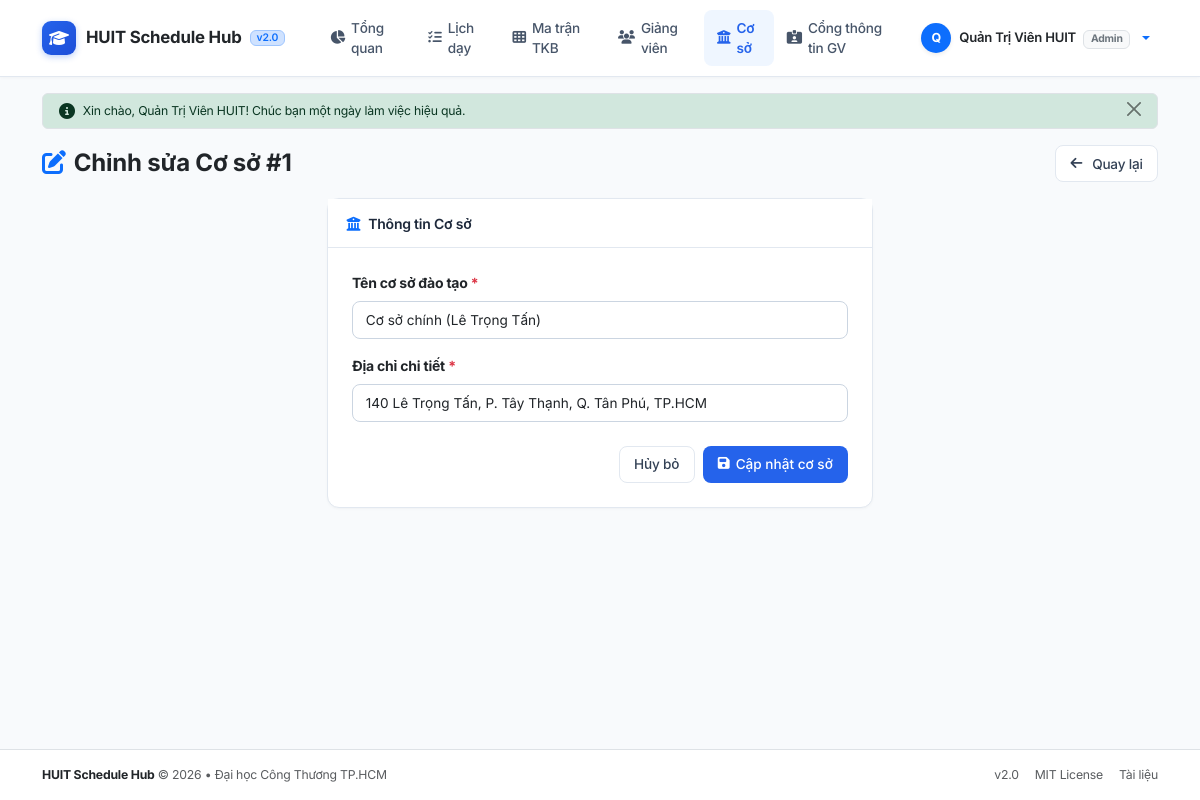
Screenshot of /index.php?controller=branch&action=edit&id=1 (signed in) with the database file from the repository.
### tables this page shows
CREATE TABLE IF NOT EXISTS `branches` (
    `id` INT AUTO_INCREMENT PRIMARY KEY,
    `branch_name` VARCHAR(150) NOT NULL COMMENT 'Tên cơ sở',
    `address` VARCHAR(255) NOT NULL COMMENT 'Địa chỉ cơ sở',
    `created_at` TIMESTAMP DEFAULT CURRENT_TIMESTAMP
);

### src/Controllers/BranchController.php (called while the page is built, shortened)
<?php
class BranchController
{
    private Branch $branchModel;
    public function __construct()
    {
        $this->branchModel = new Branch();
    }
    public function edit(): void
    {
        $id = (int) ($_GET['id'] ?? 0);
        $branch = $this->branchModel->find($id);
        require_once __DIR__ . '/../../views/branches/edit.php';
    }
}

### src/Config/Database.php (called while the page is built, shortened)
<?php
class Database
{
    private static ?PDO $instance = null;
    public static function getConnection(): PDO
    {
        if (self::$instance === null) {
            $host = $_ENV['DB_HOST'] ?? '127.0.0.1';
            $port = $_ENV['DB_PORT'] ?? '3306';
            $dbname = $_ENV['DB_NAME'] ?? 'huit_db';
            $user = $_ENV['DB_USER'] ?? 'root';
            $pass = $_ENV['DB_PASS'] ?? '';
            $dsn = "mysql:host={$host};port={$port};dbname={$dbname};charset=utf8mb4";
            try {
                self::$instance = new PDO($dsn, $user, $pass, [
                    PDO::ATTR_ERRMODE => PDO::ERRMODE_EXCEPTION,
                    PDO::ATTR_DEFAULT_FETCH_MODE => PDO::FETCH_ASSOC,
                    PDO::ATTR_EMULATE_PREPARES => false,
                ]);
            } catch (PDOException $e) {
                die("Lỗi kết nối cơ sở dữ liệu: " . $e->getMessage());
            }
        }
        return self::$instance;
    }
}

### src/Models/Branch.php (called while the page is built, shortened)
<?php
class Branch
{
    private PDO $db;
    public function __construct()
    {
        $this->db = Database::getConnection();
    }
    public function find(int $id): ?array
    {
        $stmt = $this->db->prepare("SELECT * FROM branches WHERE id = ?");
        $stmt->execute([$id]);
        $row = $stmt->fetch();
        return $row ?: null;
    }
}

### views/branches/edit.php (the view, shortened to what this page needs)
<?php
require_once __DIR__ . '/../layouts/header.php';
?>
<div class="d-flex justify-content-between align-items-center mb-3">
    <h4 class="fw-bold text-dark mb-0">
        <i class="fa-solid fa-pen-to-square text-primary me-2"></i>Chỉnh sửa Cơ sở #<?= $branch['id'] ?>
    </h4>
    <a href="index.php?controller=branch&action=index" class="btn-modern-outline">
        <i class="fa-solid fa-arrow-left me-1"></i> Quay lại
    </a>
</div>
<div class="row justify-content-center">
    <div class="col-lg-6">
        <div class="card card-custom">
            <div class="card-header-custom">
                <i class="fa-solid fa-building-columns me-2 text-primary"></i>Thông tin Cơ sở
            </div>
            <div class="card-body p-4">
                <form method="POST" action="index.php?controller=branch&action=edit&id=<?= $branch['id'] ?>">
                    <div class="mb-3">
                        <label for="branch_name" class="form-label fw-bold">Tên cơ sở đào tạo <span class="text-danger">*</span></label>
                        <input type="text" class="form-control" id="branch_name" name="branch_name"
                               value="<?= htmlspecialchars($_POST['branch_name'] ?? $branch['branch_name']) ?>" required>
                    </div>
                    <div class="mb-4">
                        <label for="address" class="form-label fw-bold">Địa chỉ chi tiết <span class="text-danger">*</span></label>
                        <input type="text" class="form-control" id="address" name="address"
                               value="<?= htmlspecialchars($_POST['address'] ?? $branch['address']) ?>" required>
                    </div>
                    <div class="d-flex justify-content-end gap-2">
                        <a href="index.php?controller=branch&action=index" class="btn-modern-outline">Hủy bỏ</a>
                        <button type="submit" class="btn-modern-primary">
                            <i class="fa-solid fa-floppy-disk"></i> Cập nhật cơ sở
                        </button>
                    </div>
                </form>
            </div>
        </div>
    </div>
</div>
<?php require_once __DIR__ . '/../layouts/footer.php'; ?>

### views/layouts/header.php (style rules this page uses)
:root { --font-sans: 'Inter', -apple-system, BlinkMacSystemFont, "Segoe UI", Roboto, sans-serif; --primary: #2563eb; --primary-hover: #1d4ed8; --primary-light: #eff6ff; --accent: #f97316; --accent-hover: #ea580c; --bg-page: #f8fafc; --border-color: #e2e8f0; --border-subtle: #f1f5f9; --text-dark: #0f172a; --text-muted: #64748b; }
body { font-family: var(--font-sans); background-color: var(--bg-page); color: var(--text-dark); min-height: 100vh; display: flex; flex-direction: column; letter-spacing: -0.015em; font-size: 0.875rem; -webkit-font-smoothing: antialiased; -moz-osx-font-smoothing: grayscale; }
.card-custom { border: 1px solid var(--border-color); border-radius: 12px; box-shadow: 0 1px 3px 0 rgba(15, 23, 42, 0.03), 0 1px 2px -1px rgba(15, 23, 42, 0.02); background-color: #ffffff; transition: all 0.2s cubic-bezier(0.16, 1, 0.3, 1); }
.card-header-custom { background-color: #ffffff; border-bottom: 1px solid var(--border-color); padding: 0.85rem 1.15rem; font-weight: 600; font-size: 0.875rem; color: #1e293b; }
.form-control, .form-select { border-radius: 8px; border: 1px solid #cbd5e1; font-size: 0.85rem; padding: 0.48rem 0.8rem; transition: border-color 0.15s ease, box-shadow 0.15s ease; }
.btn-modern-primary { background-color: var(--primary); color: #ffffff; border: none; font-weight: 500; border-radius: 8px; padding: 0.45rem 0.95rem; font-size: 0.85rem; transition: all 0.15s ease; display: inline-flex; align-items: center; gap: 6px; text-decoration: none; }
.btn-modern-outline { background-color: #ffffff; color: #334155; border: 1px solid var(--border-color); font-weight: 500; border-radius: 8px; padding: 0.45rem 0.9rem; font-size: 0.85rem; transition: all 0.15s ease; display: inline-flex; align-items: center; gap: 6px; text-decoration: none; }

### rows the page displays
branches: id "1", branch_name "Cơ sở chính (Lê Trọng Tấn)", address "140 Lê Trọng Tấn, P. Tây Thạnh, Q. Tân Phú, TP.HCM"

### other values shown
mb_substr($currentUser['full_name'] ?? 'U', 0, 1, 'UTF-8') "Q"
$currentUser['full_name'] "Quản Trị Viên HUIT"
$flash['message'] "Xin chào, Quản Trị Viên HUIT! Chúc bạn một ngày làm việc hiệu quả."
